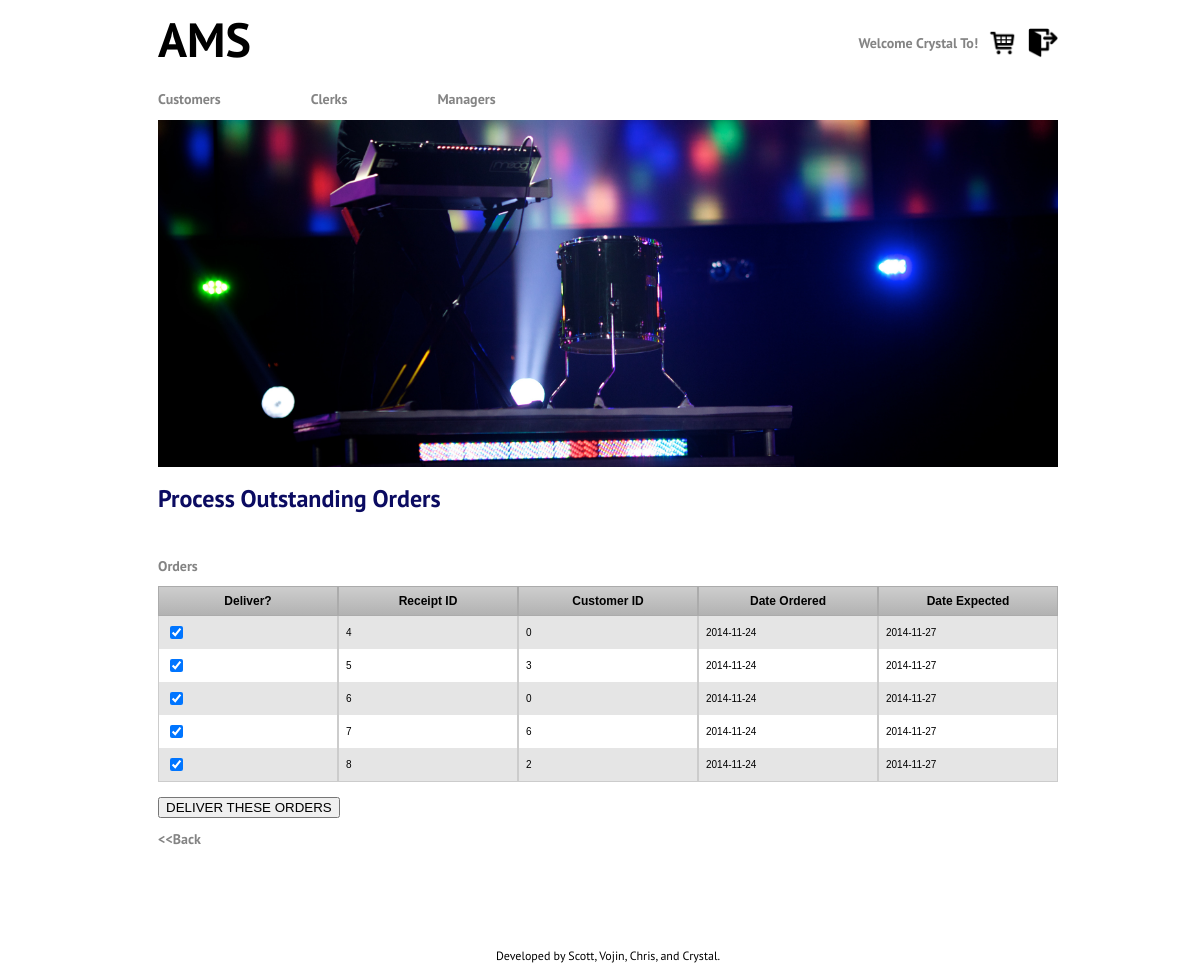
Screenshot of /manager/orders.php (signed in) with the database file from the repository.
### tables this page shows
CREATE TABLE `Order`(
receiptID int,
order_date date, 
cid int, 
cardNo int, 
expiryDate int, 
expectedDate date, 
deliveredDate date,
PRIMARY KEY(receiptID),
FOREIGN KEY(cid) REFERENCES Customer(cid));

### manager/orders.php (the view, shortened to what this page needs)
<html>
<head>
<link href="../style.css" rel="stylesheet" type="text/css">
</head>
<body>
<?php include '../header.php'; ?>
<h1>Process Outstanding Orders</h1>
<?php
	$connection = connectToDatabase();
?>
<br>
<h2>Orders</h2>
<?php
echo "<table border=0 cellpadding=0 cellspacing=0 class='CustomerInfoTable'>";
echo "<tr valign=center>";
echo "
    <td class=rowheader>Deliver?</td>
    <td class=rowheader>Receipt ID</td>
    <td class=rowheader>Customer ID</td>
    <td class=rowheader>Date Ordered</td>
    <td class=rowheader>Date Expected</td>
  </tr>";
$stmt = $connection->query("SELECT receiptID, order_date, cid, expectedDate FROM `Order` WHERE deliveredDate IS NULL
  ORDER BY receiptID");
echo "<form id='deliver' name='deliver' method='post' action='";
echo htmlspecialchars($_SERVER["PHP_SELF"]);
echo "'>";
while($row = $stmt->fetch_assoc()){
  echo "<tr><td><input type=checkbox name='deliver[]' value='".$row['receiptID']."' border=0 checked></td>";
  echo "<td>".$row['receiptID']."</td>";
  echo "<td>".$row['cid']."</td>";
  echo "<td>".$row['order_date']."</td>";
  echo "<td>".$row['expectedDate']."</td></tr>";
}
echo "</table>";
?>
<br>
<input type="submit" name="submit" border=0 value="DELIVER THESE ORDERS">
<br>
<a href="home.php" title="Manager's Page"><h2>&lt;&lt;Back</h2></a>
<?php include '../footer.php'; ?>
</body>
</html>

### style.css (style rules this page uses)
html { height: 100%; width: 100%; }
body { font-family: 'PT Sans', sans-serif; color: #000; background-color: #fff; font-size: 12px; width: 100%; height: 100%; }
h1 { font-size: 24px; font-weight: bold; color: #0B0B61; }
h2 { font-size: 14px; font-weight: bold; color: #848484; }
td { color: #000000; font-size: 12px; }
a { font-size: 12px; }
a:link { color: #bb3902; font-weight:normal; text-decoration:none; }
.rowheader { color: #000000; background-color: #ffffff; font-weight: plain; font-size: 14pt; width: 160px; }
.CustomerInfoTable { margin:0px;padding:0px; width:100%; border:0px solid #000000; -moz-border-radius-bottomleft:0px; -webkit-border-bottom-left-radius:0px; border-bottom-left-radius:0px; -moz-border-radius-bottomright:0px; -webkit-border-bottom-right-radius:0px; border-bottom-right-radius:0px; -moz-border-radius-topright:0px; -webkit-border-top-right-radius:0px; border-top-right-radius:0px; -moz-border-radius-topleft:0px; -webkit-border-top-left-radius:0px; border-top-left-radius:0px; }
.CustomerInfoTable tr:last-child td:last-child { -moz-border-radius-bottomright:0px; -webkit-border-bottom-right-radius:0px; border-bottom-right-radius:0px; }
.CustomerInfoTable tr:last-child td:first-child { -moz-border-radius-bottomleft:0px; -webkit-border-bottom-left-radius:0px; border-bottom-left-radius:0px; }
.CustomerInfoTable tr:nth-child(odd) { background-color:#e5e5e5; }
.CustomerInfoTable tr:nth-child(even) { background-color:#ffffff; }
.CustomerInfoTable td { vertical-align:middle; border:0px solid #cccccc; border-width:0px 1px 0px 1px; text-align:left; padding:7px; font-size:10px; font-family:Arial; font-weight:normal; color:#000000; }
.CustomerInfoTable tr:last-child td { border-width:0px 1px 1px 1px; }
.CustomerInfoTable tr td:last-child { border-width:0px 1px 0px 1px; }
.CustomerInfoTable tr:last-child td:last-child { border-width:0px 1px 01px 1px; }
.CustomerInfoTable tr:first-child td { background:-o-linear-gradient(bottom, #cccccc 5%, #b2b2b2 100%); background:-webkit-gradient( linear, left top, left bottom, color-stop(0.05, #cccccc), color-stop(1, #b2b2b2) ); background:-moz-linear-gradient( center top, #cccccc 5%, #b2b2b2 100% ); filter:progid:DXImageTransform.Microsoft.gradient(startColorstr="#cccccc", endColorstr="#b2b2b2"); background: -o-linear-gradient(top,#cccccc,b2b2b2); background-color:#cccccc; border:1px solid #ababab; text-align:center; border-width:1px 1px 1px 1px; font-size:12px; font-family:Arial; font-weight:Bold; color:#000000; }
.CustomerInfoTable tr:first-child td:first-child { border-width:1px 1px 1px 1px; }
.CustomerInfoTable tr:first-child td:last-child { border-width:1px 1px 1px 1px; }

### rows the page displays
order: receiptID "4", cid "0", order_date "2014-11-24", expectedDate "2014-11-27"
order: receiptID "5", cid "3", order_date "2014-11-24", expectedDate "2014-11-27"
order: receiptID "6", cid "0", order_date "2014-11-24", expectedDate "2014-11-27"
order: receiptID "7", cid "6", order_date "2014-11-24", expectedDate "2014-11-27"
order: receiptID "8", cid "2", order_date "2014-11-24", expectedDate "2014-11-27"

### other values shown
$_SESSION['cname'] "Crystal To"
